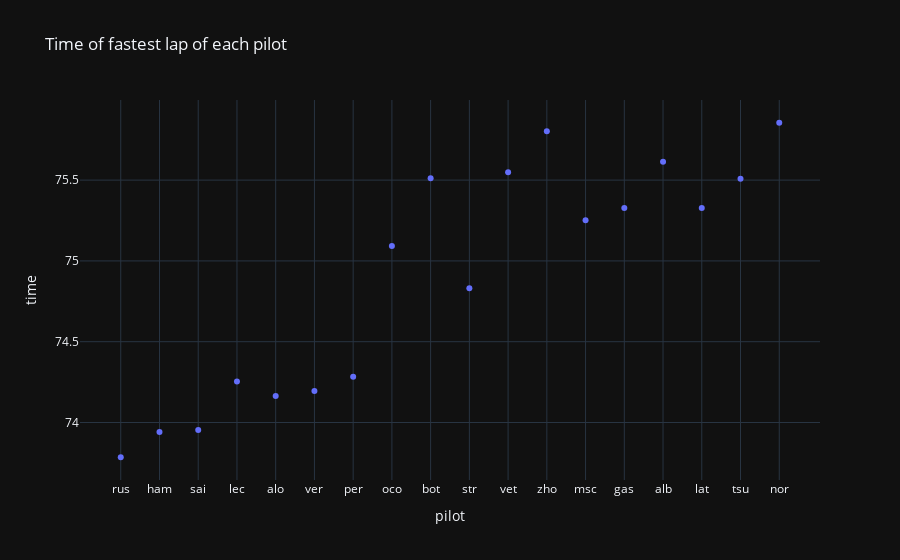

Notebook cell for this chart:
### Markdown cell above
## Pilot Comparison part
Here we will just compare the data of each pilot visually

### Code cell
px.scatter(df, x="pilot", y="time", title="Time of fastest lap of each pilot", template="plotly_dark")

### Figure 1 — Plotly figure (JSON) as saved in the notebook; plotly's stock layout.template omitted (floating-point values rounded to 4 significant figures)
{"data": [{"hovertemplate": "pilot=%{x}<br>time=%{y}<extra></extra>", "legendgroup": "", "marker": {"color": "#636efa", "symbol": "circle"}, "mode": "markers", "name": "", "orientation": "v", "showlegend": false, "type": "scatter", "x": ["rus", "ham", "sai", "lec", "alo", "ver", "per", "oco", "bot", "str", "vet", "zho", "msc", "gas", "alb", "lat", "tsu", "nor"], "xaxis": "x", "y": [73.78, 73.94, 73.95, 74.25, 74.16, 74.19, 74.28, 75.09, 75.51, 74.83, 75.55, 75.8, 75.25, 75.33, 75.61, 75.33, 75.51, 75.86], "yaxis": "y"}], "layout": {"legend": {"tracegroupgap": 0}, "title": {"text": "Time of fastest lap of each pilot"}, "xaxis": {"anchor": "y", "domain": [0, 1], "title": {"text": "pilot"}}, "yaxis": {"anchor": "x", "domain": [0, 1], "title": {"text": "time"}}}}
